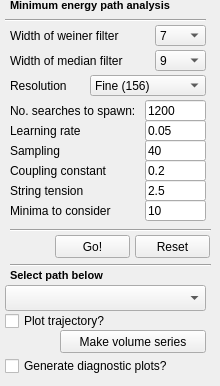
    <widget class="QWidget" name="page_3">
     <widget class="QLabel" name="label_9">
      <property name="geometry">
       <rect>
        <x>10</x>
        <y>-10</y>
        <width>181</width>
        <height>31</height>
       </rect>
      </property>
      <property name="font">
       <font>
        <pointsize>8</pointsize>
        <weight>75</weight>
        <bold>true</bold>
       </font>
      </property>
      <property name="text">
       <string>Minimum energy path analysis</string>
      </property>
     </widget>
     <widget class="Line" name="line_6">
      <property name="geometry">
       <rect>
        <x>5</x>
        <y>10</y>
        <width>201</width>
        <height>20</height>
       </rect>
      </property>
      <property name="orientation">
       <enum>Qt::Horizontal</enum>
      </property>
     </widget>
     <widget class="Line" name="line_12">
      <property name="geometry">
       <rect>
        <x>10</x>
        <y>220</y>
        <width>201</width>
        <height>20</height>
       </rect>
      </property>
      <property name="orientation">
       <enum>Qt::Horizontal</enum>
      </property>
     </widget>
     <widget class="QPushButton" name="pushButton_10">
      <property name="geometry">
       <rect>
        <x>55</x>
        <y>235</y>
        <width>75</width>
        <height>23</height>
       </rect>
      </property>
      <property name="toolTip">
       <string>Start analysis.</string>
      </property>
      <property name="text">
       <string>Go!</string>
      </property>
     </widget>
     <widget class="QPushButton" name="pushButton_11">
      <property name="geometry">
       <rect>
        <x>135</x>
        <y>235</y>
        <width>75</width>
        <height>23</height>
       </rect>
      </property>
      <property name="toolTip">
       <string>Clear previous results.</string>
      </property>
      <property name="text">
       <string>Reset</string>
      </property>
     </widget>
     <widget class="QComboBox" name="comboBox_6">
      <property name="enabled">
       <bool>true</bool>
      </property>
      <property name="geometry">
       <rect>
        <x>5</x>
        <y>285</y>
        <width>201</width>
        <height>26</height>
       </rect>
      </property>
      <property name="toolTip">
       <string>To enable, first import a latent space.</string>
      </property>
     </widget>
     <widget class="Line" name="line_13">
      <property name="geometry">
       <rect>
        <x>10</x>
        <y>255</y>
        <width>201</width>
        <height>20</height>
       </rect>
      </property>
      <property name="orientation">
       <enum>Qt::Horizontal</enum>
      </property>
     </widget>
     <widget class="QComboBox" name="comboBox_7">
      <property name="enabled">
       <bool>true</bool>
      </property>
      <property name="geometry">
       <rect>
        <x>155</x>
        <y>25</y>
        <width>51</width>
        <height>21</height>
       </rect>
      </property>
      <property name="toolTip">
       <string>To enable, first import a latent space.</string>
      </property>
      <property name="currentIndex">
       <number>2</number>
      </property>
      <item>
       <property name="text">
        <string>3</string>
       </property>
      </item>
      <item>
       <property name="text">
        <string>5</string>
       </property>
      </item>
      <item>
       <property name="text">
        <string>7</string>
       </property>
      </item>
      <item>
       <property name="text">
        <string>9</string>
       </property>
      </item>
     </widget>
     <widget class="QComboBox" name="comboBox_8">
      <property name="enabled">
       <bool>true</bool>
      </property>
      <property name="geometry">
       <rect>
        <x>155</x>
        <y>50</y>
        <width>51</width>
        <height>21</height>
       </rect>
      </property>
      <property name="toolTip">
       <string>To enable, first import a latent space.</string>
      </property>
      <property name="currentIndex">
       <number>3</number>
      </property>
      <item>
       <property name="text">
        <string>3</string>
       </property>
      </item>
      <item>
       <property name="text">
        <string>5</string>
       </property>
      </item>
      <item>
       <property name="text">
        <string>7</string>
       </property>
      </item>
      <item>
       <property name="text">
        <string>9</string>
       </property>
      </item>
      <item>
       <property name="text">
        <string>11</string>
       </property>
      </item>
      <item>
       <property name="text">
        <string>13</string>
       </property>
      </item>
      <item>
       <property name="text">
        <string>15</string>
       </property>
      </item>
      <item>
       <property name="text">
        <string>17</string>
       </property>
      </item>
      <item>
       <property name="text">
        <string>19</string>
       </property>
      </item>
      <item>
       <property name="text">
        <string>21</string>
       </property>
      </item>
     </widget>
     <widget class="QComboBox" name="comboBox_9">
      <property name="enabled">
       <bool>true</bool>
      </property>
      <property name="geometry">
       <rect>
        <x>90</x>
        <y>75</y>
        <width>116</width>
        <height>21</height>
       </rect>
      </property>
      <property name="toolTip">
       <string>To enable, first import a latent space.</string>
      </property>
      <property name="currentIndex">
       <number>2</number>
      </property>
      <item>
       <property name="text">
        <string>Coarse (96)</string>
       </property>
      </item>
      <item>
       <property name="text">
        <string>Medium (128)</string>
       </property>
      </item>
      <item>
       <property name="text">
        <string>Fine (156)</string>
       </property>
      </item>
      <item>
       <property name="text">
        <string>Ultrafine (196)</string>
       </property>
      </item>
      <item>
       <property name="text">
        <string>Extreme (256)</string>
       </property>
      </item>
     </widget>
     <widget class="QLabel" name="label_3">
      <property name="geometry">
       <rect>
        <x>10</x>
        <y>25</y>
        <width>126</width>
        <height>21</height>
       </rect>
      </property>
      <property name="text">
       <string>Width of weiner filter</string>
      </property>
     </widget>
     <widget class="QLabel" name="label_4">
      <property name="geometry">
       <rect>
        <x>10</x>
        <y>50</y>
        <width>126</width>
        <height>21</height>
       </rect>
      </property>
      <property name="text">
       <string>Width of median filter</string>
      </property>
     </widget>
     <widget class="QLabel" name="label_13">
      <property name="geometry">
       <rect>
        <x>10</x>
        <y>75</y>
        <width>71</width>
        <height>21</height>
       </rect>
      </property>
      <property name="text">
       <string>Resolution</string>
      </property>
     </widget>
     <widget class="QLabel" name="label_14">
      <property name="geometry">
       <rect>
        <x>10</x>
        <y>100</y>
        <width>136</width>
        <height>21</height>
       </rect>
      </property>
      <property name="text">
       <string>No. searches to spawn:</string>
      </property>
     </widget>
     <widget class="QLineEdit" name="lineEdit_7">
      <property name="enabled">
       <bool>true</bool>
      </property>
      <property name="geometry">
       <rect>
        <x>145</x>
        <y>100</y>
        <width>61</width>
        <height>21</height>
       </rect>
      </property>
      <property name="text">
       <string>1200</string>
      </property>
     </widget>
     <widget class="QLineEdit" name="lineEdit_8">
      <property name="enabled">
       <bool>true</bool>
      </property>
      <property name="geometry">
       <rect>
        <x>145</x>
        <y>120</y>
        <width>61</width>
        <height>21</height>
       </rect>
      </property>
      <property name="text">
       <string>0.05</string>
      </property>
     </widget>
     <widget class="QLabel" name="label_15">
      <property name="geometry">
       <rect>
        <x>10</x>
        <y>140</y>
        <width>86</width>
        <height>21</height>
       </rect>
      </property>
      <property name="text">
       <string>Sampling</string>
      </property>
     </widget>
     <widget class="QLineEdit" name="lineEdit_9">
      <property name="enabled">
       <bool>true</bool>
      </property>
      <property name="geometry">
       <rect>
        <x>145</x>
        <y>140</y>
        <width>61</width>
        <height>21</height>
       </rect>
      </property>
      <property name="text">
       <string>40</string>
      </property>
     </widget>
     <widget class="QLabel" name="label_16">
      <property name="geometry">
       <rect>
        <x>10</x>
        <y>120</y>
        <width>86</width>
        <height>21</height>
       </rect>
      </property>
      <property name="text">
       <string>Learning rate</string>
      </property>
     </widget>
     <widget class="QLineEdit" name="lineEdit_10">
      <property name="enabled">
       <bool>true</bool>
      </property>
      <property name="geometry">
       <rect>
        <x>145</x>
        <y>160</y>
        <width>61</width>
        <height>21</height>
       </rect>
      </property>
      <property name="text">
       <string>0.2</string>
      </property>
     </widget>
     <widget class="QLabel" name="label_17">
      <property name="geometry">
       <rect>
        <x>10</x>
        <y>160</y>
        <width>111</width>
        <height>21</height>
       </rect>
      </property>
      <property name="text">
       <string>Coupling constant</string>
      </property>
     </widget>
     <widget class="QLineEdit" name="lineEdit_11">
      <property name="enabled">
       <bool>true</bool>
      </property>
      <property name="geometry">
       <rect>
        <x>145</x>
        <y>180</y>
        <width>61</width>
        <height>21</height>
       </rect>
      </property>
      <property name="text">
       <string>2.5</string>
      </property>
     </widget>
     <widget class="QLabel" name="label_18">
      <property name="geometry">
       <rect>
        <x>10</x>
        <y>180</y>
        <width>86</width>
        <height>21</height>
       </rect>
      </property>
      <property name="text">
       <string>String tension</string>
      </property>
     </widget>
     <widget class="QLabel" name="label_19">
      <property name="geometry">
       <rect>
        <x>10</x>
        <y>265</y>
        <width>181</width>
        <height>21</height>
       </rect>
      </property>
      <property name="font">
       <font>
        <pointsize>8</pointsize>
        <weight>75</weight>
        <bold>true</bold>
       </font>
      </property>
      <property name="text">
       <string>Select path below</string>
      </property>
     </widget>
     <widget class="QCheckBox" name="checkBox_13">
      <property name="geometry">
       <rect>
        <x>5</x>
        <y>310</y>
        <width>156</width>
        <height>22</height>
       </rect>
      </property>
      <property name="text">
       <string>Plot trajectory?</string>
      </property>
     </widget>
     <widget class="QPushButton" name="pushButton_12">
      <property name="geometry">
       <rect>
        <x>60</x>
        <y>330</y>
        <width>146</width>
        <height>23</height>
       </rect>
      </property>
      <property name="toolTip">
       <string>Start analysis.</string>
      </property>
      <property name="text">
       <string>Make volume series</string>
      </property>
     </widget>
     <widget class="QLabel" name="label_40">
      <property name="geometry">
       <rect>
        <x>10</x>
        <y>200</y>
        <width>116</width>
        <height>21</height>
       </rect>
      </property>
      <property name="text">
       <string>Minima to consider</string>
      </property>
     </widget>
     <widget class="QLineEdit" name="lineEdit_17">
      <property name="enabled">
       <bool>true</bool>
      </property>
      <property name="geometry">
       <rect>
        <x>145</x>
        <y>200</y>
        <width>61</width>
        <height>21</height>
       </rect>
      </property>
      <property name="text">
       <string>10</string>
      </property>
     </widget>
     <widget class="QCheckBox" name="checkBox_18">
      <property name="geometry">
       <rect>
        <x>5</x>
        <y>355</y>
        <width>196</width>
        <height>22</height>
       </rect>
      </property>
      <property name="text">
       <string>Generate diagnostic plots?</string>
      </property>
     </widget>
    </widget>
